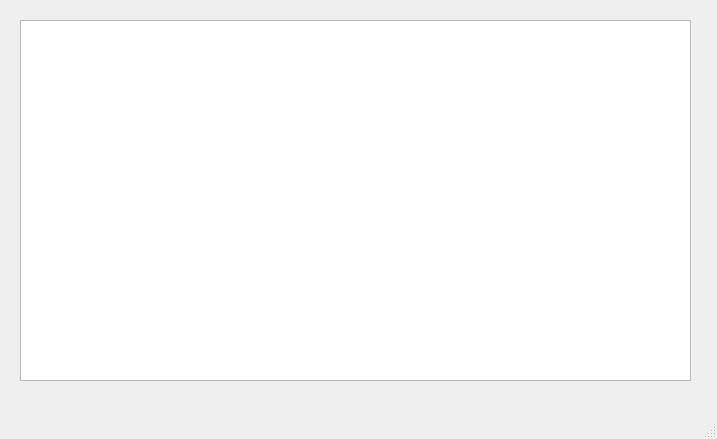
<?xml version="1.0" encoding="UTF-8"?>
<ui version="4.0">
 <class>Messages</class>
 <widget class="QMainWindow" name="Messages">
  <property name="geometry">
   <rect>
    <x>0</x>
    <y>0</y>
    <width>717</width>
    <height>439</height>
   </rect>
  </property>
  <property name="windowTitle">
   <string>MainWindow</string>
  </property>
  <widget class="QWidget" name="centralwidget">
   <widget class="QTextEdit" name="textEdit">
    <property name="geometry">
     <rect>
      <x>20</x>
      <y>20</y>
      <width>671</width>
      <height>361</height>
     </rect>
    </property>
    <property name="readOnly">
     <bool>true</bool>
    </property>
   </widget>
  </widget>
  <widget class="QMenuBar" name="menubar">
   <property name="geometry">
    <rect>
     <x>0</x>
     <y>0</y>
     <width>717</width>
     <height>22</height>
    </rect>
   </property>
  </widget>
  <widget class="QStatusBar" name="statusbar"/>
 </widget>
 <resources/>
 <connections/>
</ui>
